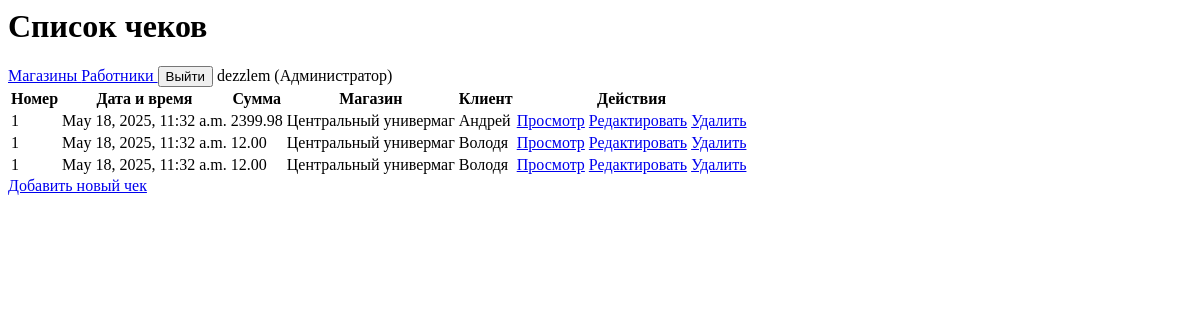
The app's page /receipts/ (signed in), older data.
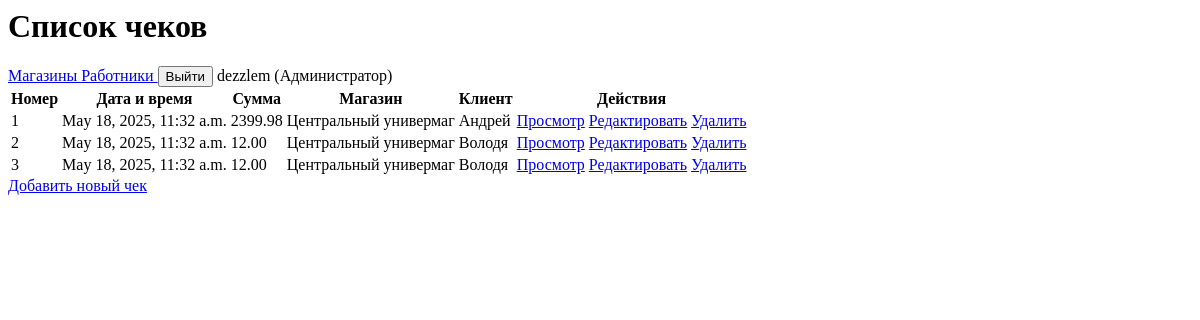
The same page, newer data.
### receipts/models.py (models this page shows, shortened)
class Receipt(models.Model):
    number = models.CharField(max_length=50)
    date_time = models.DateTimeField()
    total_amount = models.DecimalField(max_digits=10, decimal_places=2, default=0)  # Добавлено default=0
    store = models.ForeignKey(Store, on_delete=models.CASCADE)
    customer = models.ForeignKey(Customer, on_delete=models.CASCADE)
    cashier = models.ForeignKey(CustomUser, on_delete=models.CASCADE)
    products = models.ManyToManyField(Product, through='ReceiptProduct')

class Store(models.Model):
    name = models.CharField(max_length=100)
    address = models.CharField(max_length=200)

class Customer(models.Model):
    name = models.CharField(max_length=100)
    phone = models.CharField(max_length=20)

### receipts/views.py (the view)
# urls.py: path('', views.receipt_list, name='receipt_list'),
@login_required
def receipt_list(request):
    if request.user.role == 'cashier':
        receipts = Receipt.objects.filter(cashier=request.user)
    else:
        receipts = Receipt.objects.all()
    return render(request, 'receipts/receipt_list.html', {
        'receipts': receipts,
        'can_create': request.user.role in ['cashier', 'manager', 'admin']
    })

### receipts/models.py (called while the page is built)
    def get_role_display(self):
        return dict(self.ROLES).get(self.role, self.role)

### receipts/templates/receipts/receipt_list.html (shortened to what this page needs)
{% block content %}
<div class="container mt-4">
    <div class="d-flex justify-content-between mb-4">
        <h1>Список чеков</h1>
        <div class="btn-group">
            {% if user.is_authenticated %}
                <a href="{% url 'store_list' %}" class="btn btn-outline-info">
                     Магазины
                </a>
                {% if user.role == 'admin' %}
                <a href="{% url 'employee_list' %}" class="btn btn-outline-primary">
                     Работники
                </a>
                {% endif %}
                <form action="{% url 'logout' %}" method="post" style="display: inline;">
                    <button type="submit" class="btn btn-outline-danger">
                         Выйти
                    </button>
                </form>
                <span class="btn btn-outline-secondary disabled">
                     {{ user.username }} ({{ user.get_role_display }})
                </span>
            {% endif %}
        </div>
    </div>
    <table class="table table-striped table-hover">
        <thead class="table-dark">
            <tr>
                <th>Номер</th>
                <th>Дата и время</th>
                <th>Сумма</th>
                <th>Магазин</th>
                <th>Клиент</th>
                <th>Действия</th>
            </tr>
        </thead>
        <tbody>
            {% for receipt in receipts %}
            <tr>
                <td>{{ receipt.number }}</td>
                <td>{{ receipt.date_time }}</td>
                <td>{{ receipt.total_amount }}</td>
                <td>{{ receipt.store.name }}</td>
                <td>{{ receipt.customer.name }}</td>
                <td>
                    <div class="btn-group" role="group">
                        <a href="{% url 'receipt_detail' pk=receipt.pk %}" class="btn btn-sm btn-outline-primary">Просмотр</a>
                        {% if user.role == 'manager' or user.role == 'admin' or receipt.cashier == user %}
                            <a href="{% url 'receipt_update' pk=receipt.pk %}" class="btn btn-sm btn-outline-warning">Редактировать</a>
                            <a href="{% url 'receipt_delete' pk=receipt.pk %}" class="btn btn-sm btn-outline-danger">Удалить</a>
                        {% endif %}
                    </div>
                </td>
            </tr>
            {% empty %}
            <tr>
                <td colspan="6" class="text-center">Чеков пока нет.</td>
            </tr>
            {% endfor %}
        </tbody>
    </table>
    {% if can_create %}
    <a href="{% url 'receipt_create' %}" class="btn btn-primary">Добавить новый чек</a>
    {% endif %}
</div>
{% endblock %}

Row changes from the older to the newer data that the page shows:
changed Receipt (number 2 of 3 on the later page): number "1" → "2"
changed Receipt (number 3 of 3 on the later page): number "1" → "3"
